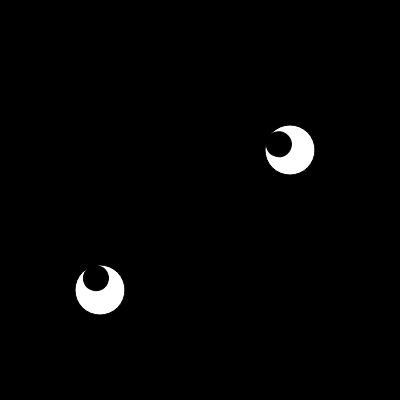
Frame 1 (no input)
Frame 60 (no input): identical to frame 1, image omitted
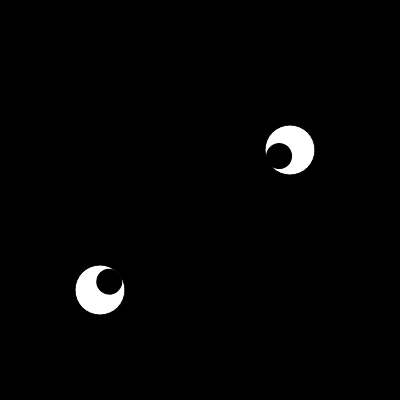
Frame 120 (the mouse pressed at the canvas centre since frame 60)

The p5.js sketch that drew these frames (run headless with seeded random() and noise() and a simulated clock; from frame 60 on, the mouse is pressed at the canvas centre):

// p5.js sketch
// ── sketch.js
function setup() {
  createCanvas(400, 400);
  colorMode(HSB);

  // Set angle mode so that atan2() returns angles in degrees
  angleMode(DEGREES);

  describe('Two eyes that follow the cursor.');
}

function draw() {
  background(0);
   

  // Draw left eye

  let leftX = 100;
  let leftY = 290;

  // Calculate angle between left eye and mouse
  let leftAngle = atan2(mouseY - leftY, mouseX - leftX);

  push();
  translate(leftX, leftY);
  fill(255);
  ellipse(0, 0, 50, 50);
  rotate(leftAngle);
  fill(0);
  ellipse(12.5, 0, 25, 25);
  pop();

  // Draw right eye

  let rightX = 290;
  let rightY = 150;

  // Calculate angle between right eye and angle
  let rightAngle = atan2(mouseY - rightY, mouseX - rightX);

  push();
  translate(rightX, rightY);
  fill(225);
  ellipse(0, 0, 50, 50);
  rotate(rightAngle);
  fill(0);
  ellipse(12.5, 0, 25, 25);
  pop();
}
